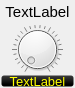
<?xml version="1.0" encoding="UTF-8"?>
<ui version="4.0">
 <class>CKnobControl</class>
 <widget class="QWidget" name="CKnobControl">
  <property name="geometry">
   <rect>
    <x>0</x>
    <y>0</y>
    <width>75</width>
    <height>88</height>
   </rect>
  </property>
  <property name="sizePolicy">
   <sizepolicy hsizetype="Fixed" vsizetype="Fixed">
    <horstretch>0</horstretch>
    <verstretch>0</verstretch>
   </sizepolicy>
  </property>
  <property name="minimumSize">
   <size>
    <width>75</width>
    <height>88</height>
   </size>
  </property>
  <property name="maximumSize">
   <size>
    <width>75</width>
    <height>88</height>
   </size>
  </property>
  <property name="windowTitle">
   <string>Form</string>
  </property>
  <layout class="QVBoxLayout" name="verticalLayout">
   <property name="spacing">
    <number>0</number>
   </property>
   <property name="sizeConstraint">
    <enum>QLayout::SetDefaultConstraint</enum>
   </property>
   <property name="leftMargin">
    <number>1</number>
   </property>
   <property name="topMargin">
    <number>0</number>
   </property>
   <property name="rightMargin">
    <number>1</number>
   </property>
   <property name="bottomMargin">
    <number>1</number>
   </property>
   <item>
    <widget class="EffectLabel" name="label">
     <property name="minimumSize">
      <size>
       <width>0</width>
       <height>24</height>
      </size>
     </property>
     <property name="maximumSize">
      <size>
       <width>16777215</width>
       <height>24</height>
      </size>
     </property>
     <property name="font">
      <font>
       <pointsize>11</pointsize>
      </font>
     </property>
     <property name="text">
      <string>TextLabel</string>
     </property>
     <property name="alignment">
      <set>Qt::AlignCenter</set>
     </property>
     <property name="wordWrap">
      <bool>true</bool>
     </property>
    </widget>
   </item>
   <item>
    <widget class="QDial" name="dial">
     <property name="notchesVisible">
      <bool>true</bool>
     </property>
    </widget>
   </item>
   <item>
    <widget class="QLabel" name="label_2">
     <property name="minimumSize">
      <size>
       <width>0</width>
       <height>12</height>
      </size>
     </property>
     <property name="maximumSize">
      <size>
       <width>16777215</width>
       <height>12</height>
      </size>
     </property>
     <property name="font">
      <font>
       <pointsize>10</pointsize>
      </font>
     </property>
     <property name="styleSheet">
      <string notr="true">background:qlineargradient(spread:pad, x1:0, y1:0, x2:0, y2:1, stop:0 rgba(60, 60, 60, 255), stop:0.8 rgba(0, 0, 0, 255));color:yellow;border:1px solid;border-style:sunken;border-radius:3px;</string>
     </property>
     <property name="text">
      <string>TextLabel</string>
     </property>
     <property name="alignment">
      <set>Qt::AlignCenter</set>
     </property>
    </widget>
   </item>
  </layout>
 </widget>
 <customwidgets>
  <customwidget>
   <class>EffectLabel</class>
   <extends>QLabel</extends>
   <header>effectlabel.h</header>
  </customwidget>
 </customwidgets>
 <resources/>
 <connections/>
</ui>
